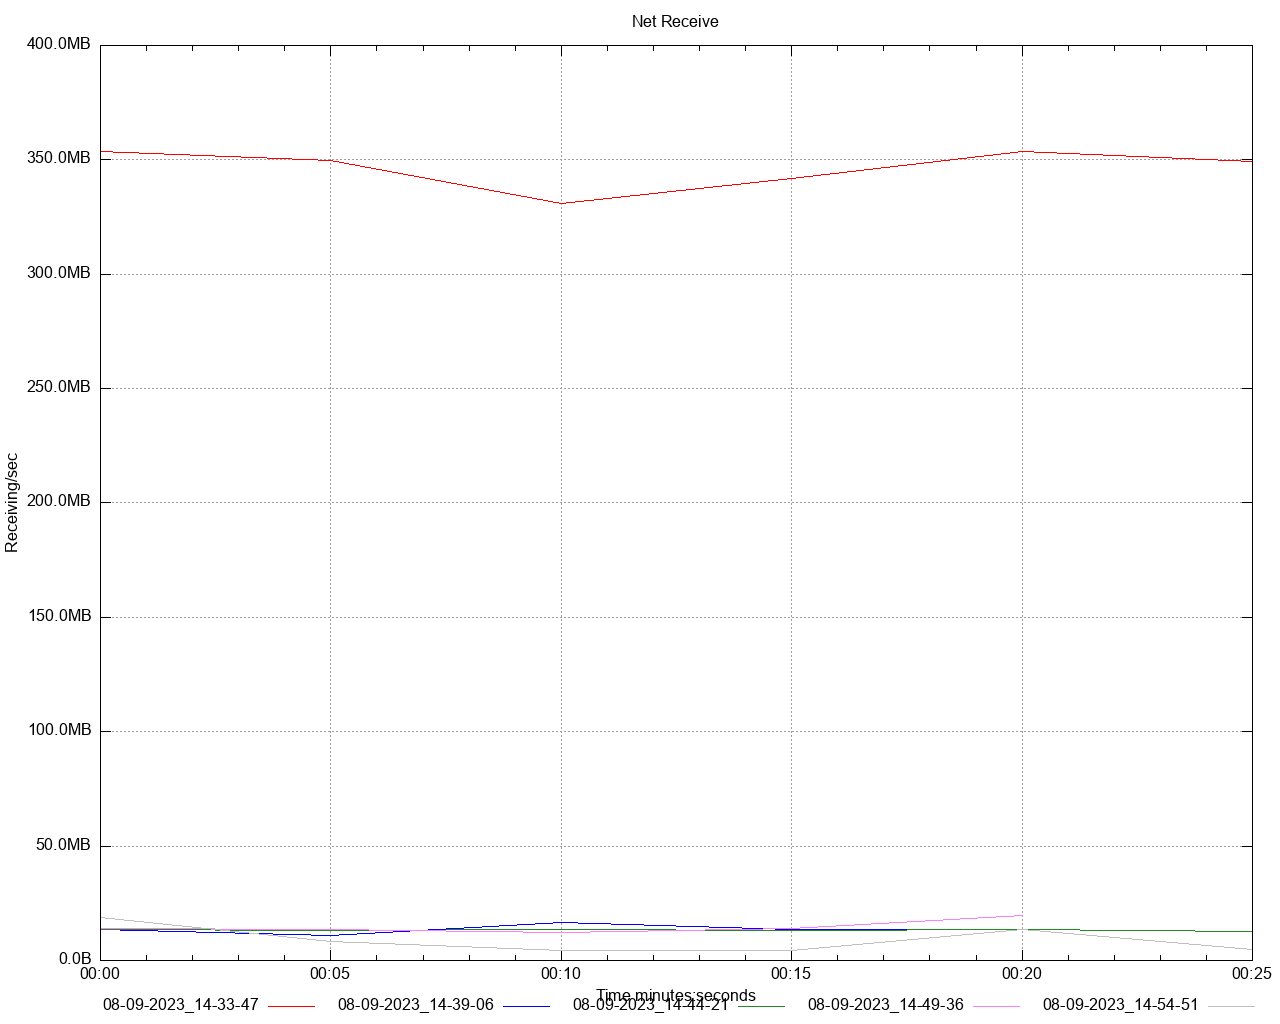

Generate this figure with gnuplot:
set title 'Net Receive' noenhanced
set style data lines
set datafile separator ","
set terminal png size 1280,1024
set grid
set key below
set xdata time
set timefmt "%s"
offset = 0
t0(x)=(offset=($0==0) ? x : offset, x - offset)
set xlabel 'Time minutes:seconds'
set ylabel 'Receiving/sec'
set format y '%.1s%cB'
set output '/Users/gbarnett/git/hazelcast-simulator/atomiclong-3node-member/atomicreference/dstat/net_receive_A1.png'
plot \
   '/Users/gbarnett/git/hazelcast-simulator/atomiclong-3node-member/atomicreference/data/net_receive_A1_1.data' using (t0(timecolumn(1))):2 title "08-09-2023_14-33-47" noenhanced lt rgb "red", \
   '/Users/gbarnett/git/hazelcast-simulator/atomiclong-3node-member/atomicreference/data/net_receive_A1_2.data' using (t0(timecolumn(1))):2 title "08-09-2023_14-39-06" noenhanced lt rgb "blue", \
   '/Users/gbarnett/git/hazelcast-simulator/atomiclong-3node-member/atomicreference/data/net_receive_A1_3.data' using (t0(timecolumn(1))):2 title "08-09-2023_14-44-21" noenhanced lt rgb "forest-green", \
   '/Users/gbarnett/git/hazelcast-simulator/atomiclong-3node-member/atomicreference/data/net_receive_A1_4.data' using (t0(timecolumn(1))):2 title "08-09-2023_14-49-36" noenhanced lt rgb "orchid", \
   '/Users/gbarnett/git/hazelcast-simulator/atomiclong-3node-member/atomicreference/data/net_receive_A1_5.data' using (t0(timecolumn(1))):2 title "08-09-2023_14-54-51" noenhanced lt rgb "grey", \
